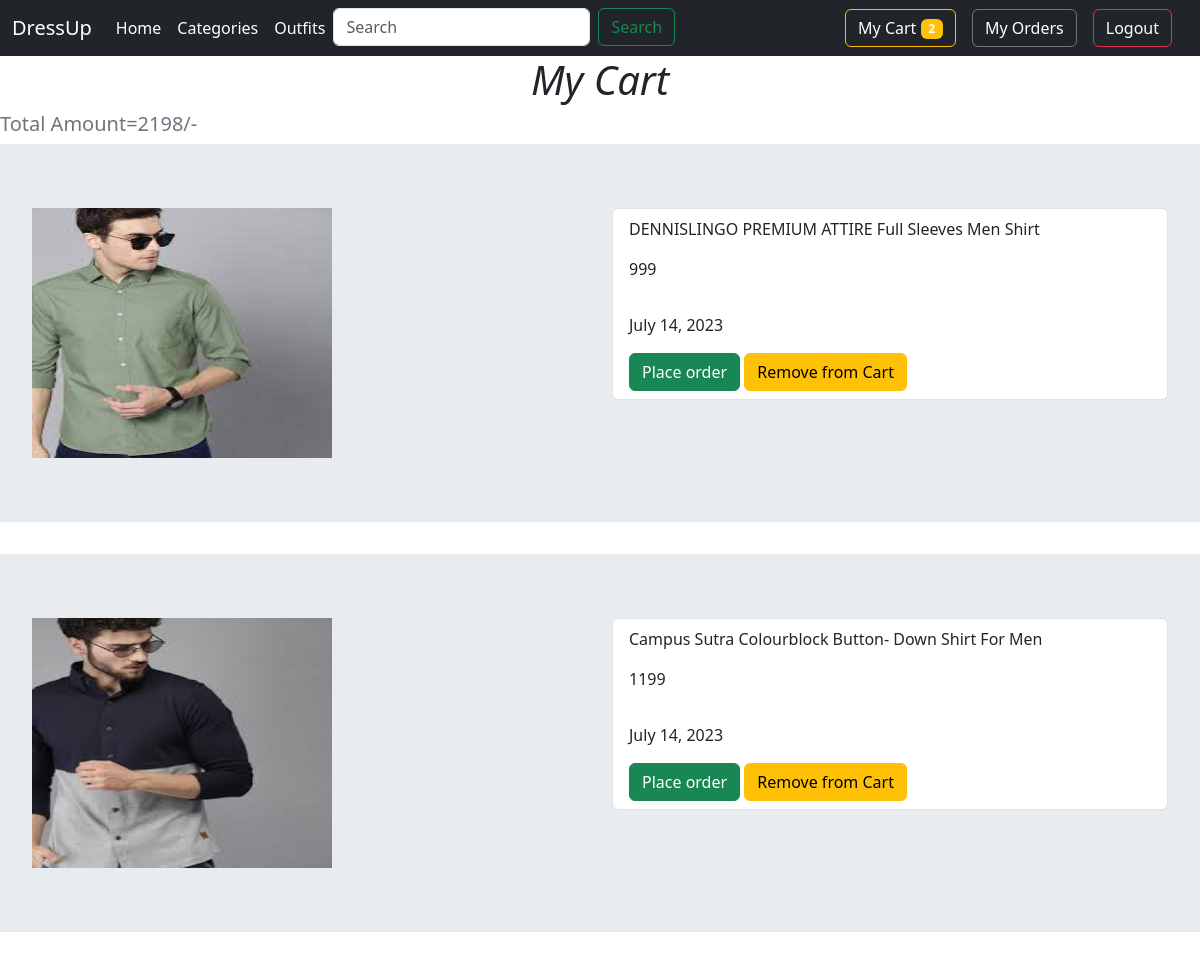
The app's page /cus/cartview (signed in) with its own data.
### customer/models.py (models this page shows)
class Cart(models.Model):
    outfit=models.ForeignKey(Outfit,on_delete=models.CASCADE)
    user=models.ForeignKey(User,on_delete=models.CASCADE)
    date=models.DateField(auto_now_add=True)
    status=models.CharField(max_length=100,default="cart")

### store/models.py (models this page shows, shortened)
class Outfit(models.Model):
        name=models.CharField(max_length=100,null=False,blank=False)
        price=models.IntegerField()
        image=models.ImageField(upload_to="outfit_image",null=True,blank=True)
        description=models.CharField(max_length=500)
        category=models.ForeignKey(Category,on_delete=models.CASCADE)

### customer/views.py (the view)
# urls.py: path("cartview",CartListView.as_view(),name="vcart"),
@method_decorator(dec,name="dispatch")
class CartListView(ListView):
    template_name="cart-list.html"
    model=Cart
    context_object_name="cartitem"
    def get_queryset(self):
        cart=Cart.objects.filter(user=self.request.user,status="cart")
        total=Cart.objects.filter(user=self.request.user,status="cart").aggregate(tot=Sum("outfit__price"))
        return ({'items':cart,"total":total})

### customer/context_processor.py (called while the page is built)
def cart_count(request):
    if request.user.is_authenticated:
        cnt=Cart.objects.filter(user=request.user,status="cart").count()
        return {"count":cnt}
    else:
        return {"count":0}

### customer/views.py (called while the page is built)
def signin_required(fn):
    def inner(request,*args,**kwargs):
        if request.user.is_authenticated:
            return fn(request,*args,**kwargs)
        else:
            messages.error(request,"Please Login First!!")
            return redirect("log")
    return inner

### customer/templates/cart-list.html (shortened to what this page needs)
{% extends 'navbar.html' %}
{% block nav %}
<h1 class="text-center font-italic">My Cart</h1>
  <h5 class="text-secondary">Total Amount={{cartitem.total.tot}}/-</h5>
{% for i in cartitem.items%}
<div class="row jumbotron">
    <div class="col">
        <img height="250px" width="300px" src="{{i.outfit.image.url}}" alt="">
    </div>
    <div class="col">
        <ul class="list-group">
            <li class="list-group-item text-bold">
                {{i.outfit.name}}
            </li>
            <li class="list-group-item">
                {{i.outfit.price}}
            </li>
            <li class="list-group-item">
            </li>
            <li class="list-group-item">
                {{i.date}}
            </li>
           <li class="list-group-item">
                <a href="{% url "check" i.id %}" class="btn btn-success" onclick="addToCart(getSelectedSize())">Place order</a>
                <a href="{% url 'delcart' i.id %}" class=" btn btn-warning">Remove from Cart</a>
            </li>
        </ul>
    </div>
</div>
{% endfor%}
{% endblock nav %}

### records on screen
Cart: outfit.image (picture), outfit.name "DENNISLINGO PREMIUM ATTIRE Full Sleeves Men Shirt", outfit.price "999", date "July 14, 2023"
Cart: outfit.image (picture), outfit.name "Campus Sutra Colourblock Button- Down Shirt For Men", outfit.price "1199", date "July 14, 2023"

### other values on screen
{{ count }} "2"
{{ cartitem.total.tot }} "2198"
